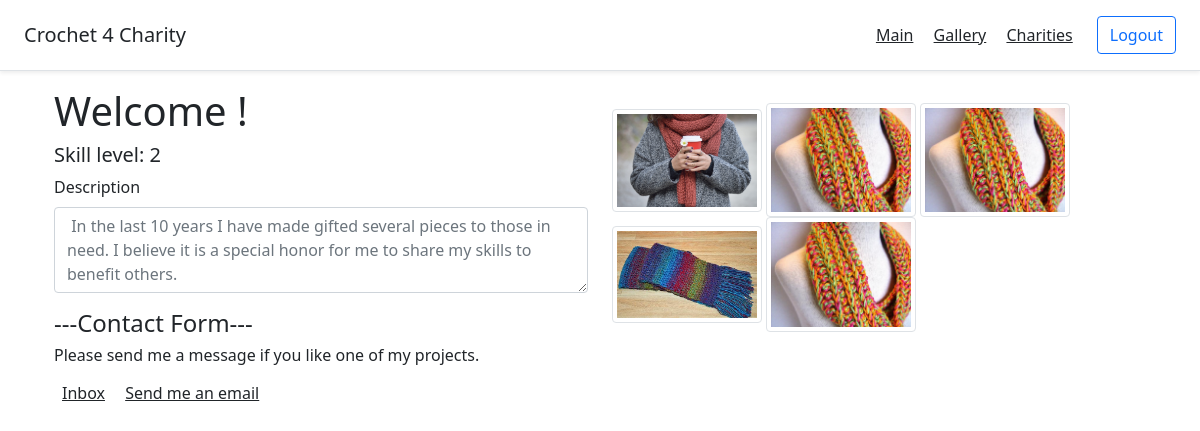
The app's page /profile/1 with its own data.
### app1/models.py (models this page shows)
class User(models.Model):
	first_name = models.CharField(max_length=255)
	last_name = models.CharField(max_length=255)
	email = models.CharField(max_length=255)
	password = models.CharField(max_length=255)
	skill_level =models.CharField(max_length=255, default="Beginner")
	desc = models.TextField()
	created_at = models.DateTimeField(auto_now_add=True)
	updated_at = models.DateTimeField(auto_now=True)
	objects = UserManager()

class UploadImage(models.Model):
	image= models.ImageField(default="default='default.jpg", )
	posted_by = models.ForeignKey(User, related_name="images", on_delete = models.CASCADE)
	likes =  models.ManyToManyField(User, related_name="liked_images")
	title = models.CharField(max_length=255)
	created_at = models.DateTimeField(auto_now_add=True)
	updated_at = models.DateTimeField(auto_now=True)

### app1/views.py (the view)
# urls.py: path('profile/<int:user_id>', views.user_profile),
def user_profile(request, user_id):
	context = {
		'user' : User.objects.get(id=user_id),
	}
	return render(request, "profile.html", context)

### app1/templates/profile.html (shortened to what this page needs)
<!DOCTYPE html>
<html lang="en">
<head>
    {% load static %}
	<link href="https://cdn.jsdelivr.net/npm/bootstrap@5.0.0-beta2/dist/css/bootstrap.min.css" rel="stylesheet">
	<link rel="stylesheet" href="{% static 'css/style.css' %}">
	<link href="../assets/dist/css/bootstrap.min.css" rel="stylesheet">
	<link href="https://cdn.jsdelivr.net/npm/bootstrap@5.0.0-beta2/dist/css/bootstrap.min.css" rel="stylesheet">
</head>
<body>
    <header class="d-flex flex-column flex-md-row align-items-center p-3 px-md-4 mb-3 bg-body border-bottom shadow-sm">
		<p class="h5 my-0 me-md-auto fw-normal">Crochet 4 Charity</p>
		<nav class="my-2 my-md-0 me-md-3">
			<a class="p-2 text-dark" href="/">Main</a>
			<a class="p-2 text-dark" href="/gallery">Gallery</a>
			<a class="p-2 text-dark" href="/charities">Charities</a>
		</nav>
			<a class="btn btn-outline-primary" href="/logout">Logout</a>
	</header>
    <div class="container">
        <div class="row">
            <div class="col">
                <h1>Welcome {{request.session.first_name}} !</h1>
					<p class="h5" >Skill level: {{user.skill_level}}</p>
					<form action="/edit/{{user.id}}" method="POST">
						<div class="mb-3">
							<label for="exampleFormControlTextarea1" class="form-label">Description</label>
							<textarea class="form-control" id="exampleFormControlTextarea1" rows="3" name="desc" placeholder="{{user.desc}}"></textarea>
						</div>
					</form>
					<div class="mb-3">
						<h4>---Contact Form---</h4>
						<p class="h6">Please send me a message if you like one of my projects.</p>
					</div>
					<a class="p-2 text-dark" href="/donor_mess"> Inbox</a>
					<a class="p-2 text-dark" href="/email/{{user.id}}">Send me an email</a>
			</div>
            <div class="col">
						{% for image in user.images.all%}
						<img src='{{image.image.url}}' class="img-fluid img-thumbnail" width="150px" height=auto>
					{% endfor %}
            </div>
        </div>
    </div>
</body>
</html>

### records on screen
User: skill_level "2", desc "In the last 10 years I have made gifted several pieces to those in need. I believe it is a special honor for me to share my skills to benefit others."
UploadImage: image (picture)
UploadImage: image (picture)
UploadImage: image (picture)
UploadImage: image (picture)
UploadImage: image (picture)
